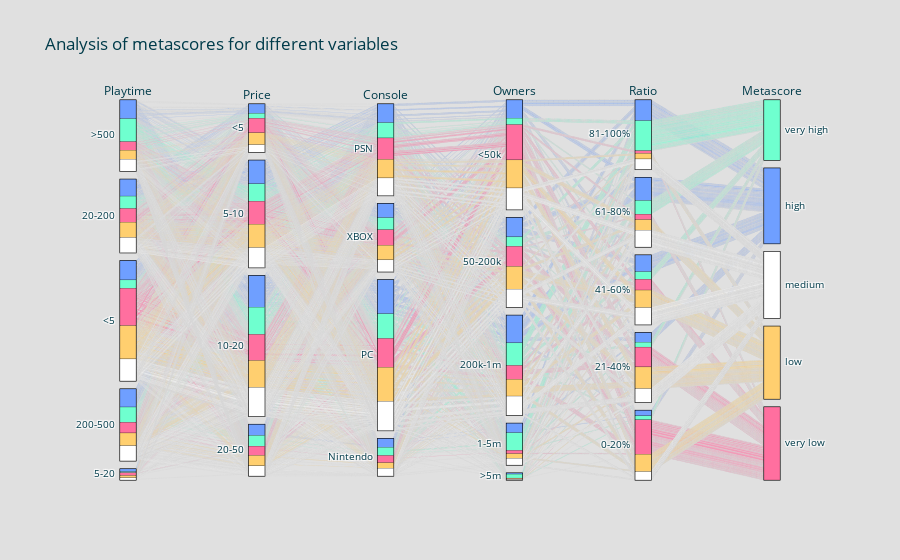

Notebook code for this chart:
### Markdown cell above
### Other Variables

Ofcourse there are a lot of reason why a game does better than others. Next will look at some variables that might be interesting

### Code cell
df1 = pd.read_csv('DATASETS/result.csv')
df1['name'] = df1['name'].str.lower().replace(r'\s+','',regex=True).replace(r':','',regex=True).replace(r'-','',regex=True)

df2 = pd.read_csv('DATASETS/vgsales.csv')
df2['name'] = df2['name'].str.lower().replace(r'\s+','',regex=True).replace(r':','',regex=True).replace(r'-','',regex=True)

df3 = pd.read_csv('DATASETS/steam.csv')
df3['name'] = df3['name'].str.lower().replace(r'\s+','',regex=True).replace(r':','',regex=True).replace(r'-','',regex=True)


df1.set_index('name', inplace=True)
df2.set_index('name', inplace=True)
df3.set_index('name', inplace=True)

com_df = df1.join(df3, on='name', how='inner').reset_index()

# pos neg ratio rating
com_df['ratio_rating'] = com_df['positive_ratings'] / (com_df['negative_ratings'] + com_df['positive_ratings'])

ratio_se = pd.qcut(com_df['ratio_rating'], q=5, retbins=True, labels=['0-20%','21-40%','41-60%','61-80%','81-100%'])
com_df['ratio_bins'] = ratio_se[0]

# metascore 
meta_se = pd.qcut(com_df['metascore'], q=5, retbins=True, labels=['very low','low','medium','high','very high'])
com_df['meta_bins'] = meta_se[0]

# owners
owners_bins = {
    '0-20000':'<50k',
    '20000-50000':'<50k',
    '50000-100000':'50-200k',
    '100000-200000':'50-200k',
    '200000-500000':'200k-1m',
    '500000-1000000':'200k-1m',
    '1000000-2000000':'1-5m',
    '2000000-5000000':'1-5m',
    '5000000-10000000':'>5m',
    '10000000-20000000':'>5m',
    '20000000-50000000':'>5m',
    '50000000-100000000':'>5m',
    '100000000-200000000':'>5m',
}
com_df['owners_bins'] = com_df['owners'].map(owners_bins,)

# consoles 
console_bins = {
    'PC':'PC',
    'PS4':'PSN',
    'XONE':'XBOX',
    'X360':'XBOX',
    'Switch':'Nintendo',
    'PS3':'PSN',
    'WIIU':'Nintendo',
    'XBOX':'XBOX',
    'VITA':'PSN',
    'PS2':'PSN',
    'WII':'Nintendo',
    'PSP':'PSN',
    '3DS':'Nintendo',
    'DS':'Nintendo',
    'GC':'Nintendo',
    'GBA':'Nintendo',
    'PS':'PSN',
    'DC':'Nintendo',
}
com_df['console_bins'] = com_df['console'].map(console_bins,)

# price
price_se = pd.cut(com_df['price'],[-1,5,10,20,50,500],labels=['<5','5-10','10-20','20-50','>50'],retbins=True)
com_df['price_bins'] = price_se[0]

# playtime
playt_se = pd.cut(com_df['average_playtime'],[-1,5,20,200,500,100000],labels=['<5','5-20','20-200','200-500','>500'],retbins=True)
com_df['playt_bins'] = playt_se[0]

vlow = '#ff6f9f'
low = '#ffcf6f'
medium = 'white'
high = '#6f9fff'
vhigh = '#6fffcf'

meta_colors = {
    'very low':vlow,
    'low':low,
    'medium':medium,
    'high':high,
    'very high':vhigh
}

# com_df.sort_values(by='metascore',inplace=True,ascending=False)

data = go.Parcats(
    dimensions=[
        {'label':'Playtime',
         'values':com_df['playt_bins'],},
        
        {'label':'Price',
         'values':com_df['price_bins'],
         'categoryorder': 'array','categoryarray':['<5','5-10','10-20','20-50','>50']},
        
        {'label':'Console',
         'values':com_df['console_bins']},

        {'label':'Owners',
         'values':com_df['owners_bins'],
         'categoryorder': 'array', 'categoryarray':['<50k','50-200k','200k-1m','1-5m','>5m']},
        
        {'label':'Ratio',
         'values':com_df['ratio_bins'],
         'categoryorder': 'category descending'},
        
        {'label':'Metascore',
         'values':com_df['meta_bins'],
         'categoryorder': 'array', 'categoryarray':['very high','high','medium','low','very low']}
    ],
    sortpaths='backward',
    line={'color' : [meta_colors[meta] for meta in com_df['meta_bins']]}, # easy
    # line={'color':com_df['metascore'],
    #       'colorscale':[[0, vlow],[.55, vlow],[0.55, low],[0.64, low],[0.64, medium],[0.70, medium],[0.70,high],[0.78,high],[.78,vhigh],[1,vhigh]]}
)

layout = go.Layout(
    title = 'Analysis of metascores for different variables',
    paper_bgcolor = '#E0E0E0',
    font={'color':'#003B4A'}
)

go.Figure(data=data, layout=layout).show()

### Figure 1 — Plotly figure (JSON) as saved in the notebook; plotly's stock layout.template omitted (floating-point values rounded to 4 significant figures; data arrays with more than 128 entries replaced by an {"elided": "..."} marker saying what was removed)
{"data": [{"dimensions": [{"label": "Playtime", "values": {"elided": "3995 str values"}}, {"categoryarray": ["<5", "5-10", "10-20", "20-50", ">50"], "categoryorder": "array", "label": "Price", "values": {"elided": "3995 str values"}}, {"label": "Console", "values": {"elided": "3995 str values"}}, {"categoryarray": ["<50k", "50-200k", "200k-1m", "1-5m", ">5m"], "categoryorder": "array", "label": "Owners", "values": {"elided": "3995 str values"}}, {"categoryorder": "category descending", "label": "Ratio", "values": {"elided": "3995 str values"}}, {"categoryarray": ["very high", "high", "medium", "low", "very low"], "categoryorder": "array", "label": "Metascore", "values": {"elided": "3995 str values"}}], "line": {"color": {"elided": "3995 str values"}}, "sortpaths": "backward", "type": "parcats"}], "layout": {"font": {"color": "#003B4A"}, "paper_bgcolor": "#E0E0E0", "title": {"text": "Analysis of metascores for different variables"}}}
